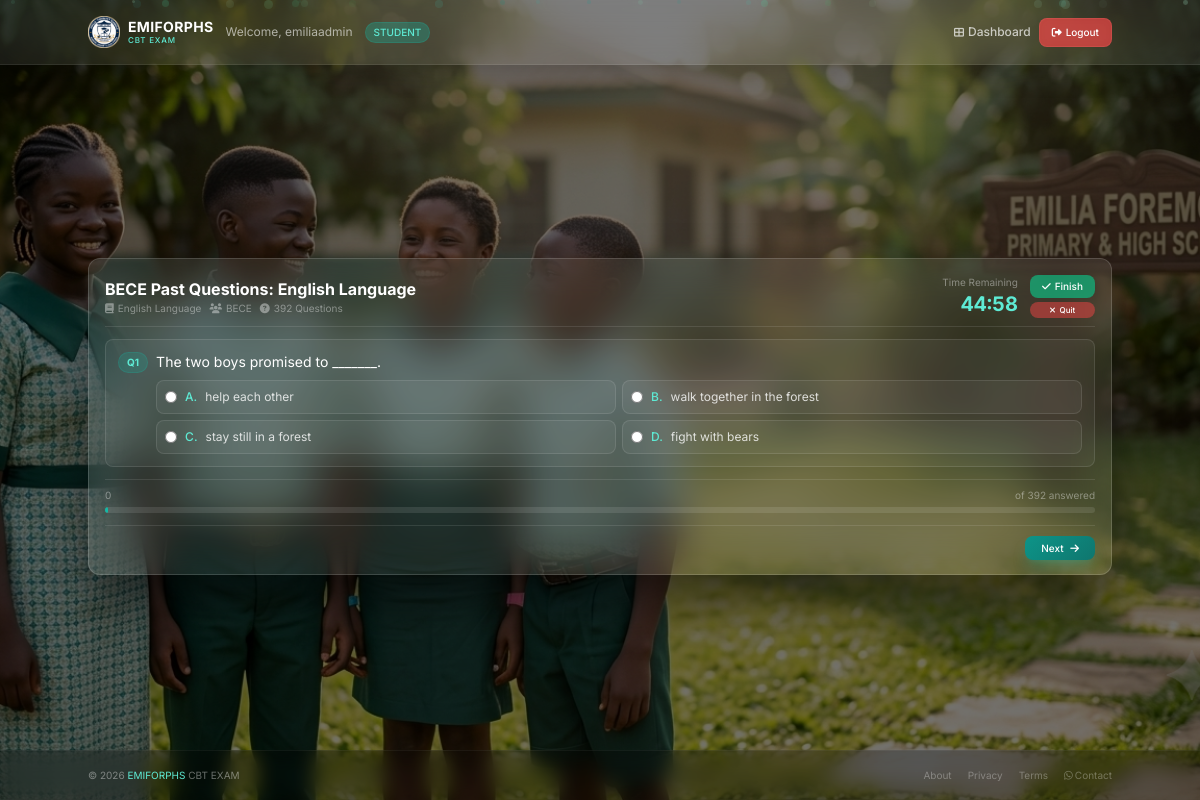
The page /student/take-exam/29/ (signed in) on the database its author committed.
### accounts/models.py (models this page shows, shortened)
class CustomUser(AbstractUser):
    role = models.CharField(max_length=10, choices=Role.choices, default=Role.STUDENT)
    phone = models.CharField(max_length=15, blank=True, null=True)
    school_name = models.CharField(max_length=200, blank=True, null=True)

### exams/models.py (models this page shows, shortened)
class Exam(models.Model):
    title = models.CharField(max_length=200)
    category = models.CharField(max_length=10, choices=ExamCategory.choices)
    subject = models.ForeignKey(Subject, on_delete=models.CASCADE, related_name='exams')
    duration_minutes = models.IntegerField(default=120)
    instructions = models.TextField(blank=True)
    total_questions = models.IntegerField(default=0)
    class_level = models.CharField(max_length=10, blank=True, null=True)
    term = models.CharField(max_length=20, blank=True, null=True)
    session = models.CharField(max_length=20, blank=True, null=True)
    created_by = models.ForeignKey(
        settings.AUTH_USER_MODEL,
        on_delete=models.CASCADE,
        null=True,
        blank=True,
        related_name='created_exams'
    )
    created_at = models.DateTimeField(auto_now_add=True)
    is_active = models.BooleanField(default=True)

class Subject(models.Model):
    name = models.CharField(max_length=100)
    category = models.CharField(max_length=10, choices=ExamCategory.choices)
    class Meta:
        unique_together = ['name', 'category']

class Question(models.Model):
    exam = models.ForeignKey(Exam, on_delete=models.CASCADE, related_name='questions')
    question_number = models.IntegerField(default=1)
    text = models.TextField()
    option_a = models.CharField(max_length=500)
    option_b = models.CharField(max_length=500)
    option_c = models.CharField(max_length=500)
    option_d = models.CharField(max_length=500)
    CORRECT_CHOICES = [
        ('A', 'A'),
        ('B', 'B'),
        ('C', 'C'),
        ('D', 'D'),
    ]
    correct_answer = models.CharField(max_length=1, choices=CORRECT_CHOICES)
    marks = models.IntegerField(default=1)
    year = models.CharField(max_length=10, blank=True, null=True)
    class Meta:
        ordering = ['question_number']
        unique_together = ['exam', 'question_number']

### student_portal/views.py (the view)
# urls.py: path('take-exam/<int:attempt_id>/', views.take_exam, name='take_exam'),
@login_required
def take_exam(request, attempt_id):
    attempt = get_object_or_404(StudentAttempt, id=attempt_id, student=request.user)
    exam = attempt.exam
    questions = exam.questions.all().order_by('question_number')
    total_questions = questions.count()
    current_position = int(request.GET.get('q', 0))
    if current_position >= total_questions:
        return redirect('student_portal:finish_exam', attempt_id=attempt.id)
    question = questions[current_position]
    selected_answer = attempt.answers.get(str(question.id), None)
    options = [
        {'label': 'A', 'text': question.option_a},
        {'label': 'B', 'text': question.option_b},
        {'label': 'C', 'text': question.option_c},
        {'label': 'D', 'text': question.option_d},
    ]
    context = {
        'attempt': attempt,
        'exam': exam,
        'question': question,
        'options': options,
        'current_position': current_position,
        'total_questions': total_questions,
        'selected_answer': selected_answer,
        'is_last': current_position == total_questions - 1,
        'progress': round(((current_position + 1) / total_questions) * 100, 1) if total_questions > 0 else 0,
        'answers_count': len(attempt.answers),
        'duration_minutes': exam.duration_minutes,
        'answers': json.dumps(attempt.answers),
    }
    return render(request, 'student_portal/take_exam.html', context)

### templates/student_portal/take_exam.html (shortened to what this page needs)
{% extends 'base.html' %}
{% block content %}
<div class="flex items-center justify-center h-[calc(100vh-130px)] w-full py-2">
    <div class="glass-card rounded-xl overflow-hidden max-w-5xl w-full p-4">
        <div class="flex items-center justify-between mb-3 pb-2 border-b border-white/10">
            <div>
                <h2 class="text-base font-bold text-white">{{ exam.title }}</h2>
                <div class="flex items-center gap-2 text-[10px] text-white/40">
                    <span><i class="fas fa-book mr-1"></i>{{ exam.subject.name }}</span>
                    <span><i class="fas fa-users mr-1"></i>{{ exam.class_level|default:exam.category }}</span>
                    <span><i class="fas fa-question-circle mr-1"></i>{{ total_questions }} Questions</span>
                </div>
            </div>
            <div class="flex items-center gap-3">
                <div class="text-right">
                    <div class="text-[10px] text-white/40">Time Remaining</div>
                    <div id="timer" class="text-xl font-bold text-teal-300 tabular-nums">--:--</div>
                </div>
                <div class="flex flex-col gap-1">
                    <button type="submit" form="finish-form" class="bg-emerald-500/70 hover:bg-emerald-500 text-white px-3 py-1 rounded-lg text-[10px] font-medium transition duration-200">
                        <i class="fas fa-check mr-1"></i>Finish
                    </button>
                    <button onclick="quitExam()" class="bg-red-500/50 hover:bg-red-500 text-white px-3 py-0.5 rounded-lg text-[8px] font-medium transition duration-200">
                        <i class="fas fa-times mr-1"></i>Quit
                    </button>
                </div>
            </div>
        </div>
        <div class="question-item bg-white/5 border border-white/10 rounded-lg p-3 mb-3">
            <div class="flex items-start gap-2">
                <span class="text-[10px] font-bold text-teal-300 bg-teal-500/20 px-2 py-0.5 rounded-full border border-teal-500/20 flex-shrink-0">
                    Q{{ current_position|add:1 }}
                </span>
                <div class="flex-1">
                    <p class="text-sm text-white mb-2">{{ question.text }}</p>
                    <div class="grid grid-cols-1 md:grid-cols-2 gap-1.5">
                        {% for option in options %}
                            <label class="flex items-center gap-2 p-2 bg-white/5 border border-white/10 rounded-lg hover:bg-white/10 transition-all duration-200 cursor-pointer text-xs text-white/80">
                                <input type="radio" name="answer" value="{{ option.label }}"
                                       class="w-3 h-3 text-teal-500 focus:ring-teal-500"
                                       data-question="{{ question.id }}">
                                <span class="font-medium text-teal-300">{{ option.label }}.</span>
                                <span>{{ option.text }}</span>
                            </label>
                        {% endfor %}
                    </div>
                </div>
            </div>
        </div>
        <div class="mt-3 pt-2 border-t border-white/10">
            <div class="flex items-center justify-between text-[10px] text-white/40">
                <span id="answered-count">{{ answers_count }}</span>
                <span>of {{ total_questions }} answered</span>
            </div>
            <div class="w-full h-1.5 bg-white/10 rounded-full overflow-hidden mt-1">
                <div id="progress-bar" class="h-full rounded-full bg-teal-500 transition-all duration-300" style="width: {{ progress }}%;"></div>
            </div>
        </div>
        <div class="flex items-center justify-between gap-2 mt-3 pt-2 border-t border-white/10">
            <div>
                {% if not is_last %}
                    <a href="?q={{ current_position|add:1 }}" class="btn-primary text-white px-4 py-1.5 rounded-lg text-[10px] font-medium transition duration-200 shadow-lg shadow-teal-500/25">
                        Next <i class="fas fa-arrow-right ml-1"></i>
                    </a>
                {% endif %}
            </div>
        </div>
    </div>
</div>
{% endblock %}

### templates/base.html (shortened to what this page needs)
<!DOCTYPE html>
<html lang="en">
<head>
    <script src="https://cdn.tailwindcss.com"></script>
    <link rel="stylesheet" href="https://cdnjs.cloudflare.com/ajax/libs/font-awesome/6.5.0/css/all.min.css" />
</head>
<body>
    <div class="scroll-container" id="scrollContainer">
        <div class="content-wrapper">
            <nav class="navbar-glass flex items-center px-4">
                <div class="container mx-auto flex justify-between items-center h-full">
                    <div class="flex items-center space-x-3">
                        <a href="{% url 'dashboard' %}" class="flex items-center space-x-2" id="dashboardLink">
                            <img src="/static/img/new_emilia_logo.png" alt="EMIFORPHS Logo" class="h-8 w-auto" />
                            <div class="hidden sm:block">
                                <h1 class="text-sm font-bold text-white tracking-wide leading-tight">
                                    EMIFORPHS
                                </h1>
                                <p class="text-[8px] text-teal-300 font-medium tracking-widest -mt-0.5">
                                    CBT EXAM
                                </p>
                            </div>
                        </a>
                        {% if user.is_authenticated %}
                            <span class="hidden md:inline text-xs text-white/60">Welcome, {{ user.username }}</span>
                            <span class="text-[10px] bg-teal-500/30 text-teal-300 px-2 py-0.5 rounded-full font-medium border border-teal-500/20">
                                {{ user.role }}
                            </span>
                        {% endif %}
                    </div>
                    <div class="flex items-center space-x-2">
                        {% if user.is_authenticated %}
                            <a href="{% url 'dashboard' %}" class="text-white/70 hover:text-white font-medium text-xs hidden sm:inline transition-colors" id="dashboardNavLink">
                                <i class="fas fa-th-large mr-1 text-[10px]"></i>Dashboard
                            </a>
                            <form method="post" action="{% url 'logout' %}" class="inline" id="logoutForm">
                                <button type="submit" class="bg-red-500/70 hover:bg-red-500 text-white px-3 py-1.5 rounded-lg text-[10px] font-medium transition duration-200 backdrop-blur-sm border border-red-400/20 cursor-pointer">
                                    <i class="fas fa-sign-out-alt mr-1 text-[10px]"></i>Logout
                                </button>
                            </form>
                        {% endif %}
                    </div>
                </div>
            </nav>
            <div class="content-area">
                {% block content %}
                {% endblock %}
            </div>
            <footer class="footer-glass flex items-center px-4">
                <div class="container mx-auto flex flex-col md:flex-row justify-between items-center">
                    <div class="text-[10px] text-white/40">
                        &copy; 2026 <span class="text-teal-300">EMIFORPHS</span> CBT EXAM
                    </div>
                    <div class="flex space-x-4 text-[10px] text-white/30 mt-0.5 md:mt-0">
                        <a href="#" class="hover:text-teal-300 transition-colors">About</a>
                        <a href="#" class="hover:text-teal-300 transition-colors">Privacy</a>
                        <a href="#" class="hover:text-teal-300 transition-colors">Terms</a>
                        <a href="https://wa.me/2348022854677" target="_blank" class="hover:text-teal-300 transition-colors">
                            <i class="fab fa-whatsapp mr-0.5"></i>Contact
                        </a>
                    </div>
                </div>
            </footer>
        </div>
    </div>
</body>
</html>

### templates/base.html (style rules this page uses)
* { font-family: 'Inter', sans-serif; margin: 0; padding: 0; box-sizing: border-box; }
html, body { width: 100%; height: 100%; margin: 0; padding: 0; overflow: hidden; position: relative; }
body { background-image: url('/static/img/Emilia_image_3.PNG') !important; background-size: cover !important; background-position: center !important; background-repeat: no-repeat !important; background-attachment: fixed !important; display: flex; flex-direction: column; height: 100vh; overflow: hidden; }
.scroll-container { position: fixed; top: 0; left: 0; width: 100%; height: 100%; overflow-y: auto; overflow-x: hidden; -webkit-overflow-scrolling: touch; overscroll-behavior: none; touch-action: pan-y; scroll-behavior: smooth; z-index: 1; }
.scroll-container { scrollbar-width: thin; scrollbar-color: rgba(13, 148, 136, 0.3) transparent; }
body::before { content: '' !important; position: fixed !important; top: 0 !important; left: 0 !important; width: 100% !important; height: 100% !important; background: rgba(0, 0, 0, 0.55) !important; z-index: 0 !important; pointer-events: none !important; }
.glass-card { background: rgba(255, 255, 255, 0.08); backdrop-filter: blur(20px); -webkit-backdrop-filter: blur(20px); border: 1px solid rgba(255, 255, 255, 0.15); box-shadow: 0 25px 50px rgba(0, 0, 0, 0.5); }
.navbar-glass { background: rgba(255, 255, 255, 0.08); backdrop-filter: blur(20px); -webkit-backdrop-filter: blur(20px); border-bottom: 1px solid rgba(255, 255, 255, 0.08); box-shadow: 0 4px 30px rgba(0, 0, 0, 0.2); height: 65px; flex-shrink: 0; position: sticky; top: 0; z-index: 50; }
.btn-primary { background: linear-gradient(135deg, #0d9488, #0f766e); transition: all 0.3s ease; }
.footer-glass { background: rgba(0, 0, 0, 0.25); backdrop-filter: blur(10px); -webkit-backdrop-filter: blur(10px); border-top: 1px solid rgba(255, 255, 255, 0.05); height: 50px; flex-shrink: 0; position: sticky; bottom: 0; z-index: 50; }
.content-wrapper { position: relative; z-index: 1; flex: 1; display: flex; flex-direction: column; min-height: 100vh; }
.content-area { flex: 1; display: flex; align-items: center; justify-content: center; padding: 16px 20px; }

### rows shown on the page
CustomUser: username "emiliaadmin", role "STUDENT"
Exam: title "BECE Past Questions: English Language", subject.name "English Language", class_level "BECE"
Question: text "The two boys promised to _______.", text "help each other" "walk together in the forest" "stay still in a forest" "fight with bears"

### other values the page prints
{{ total_questions }} "392"
{{ current_position|add:1 }} "1"
{{ option.label }} "A" "B" "C" "D"
{{ answers_count }} "0"
